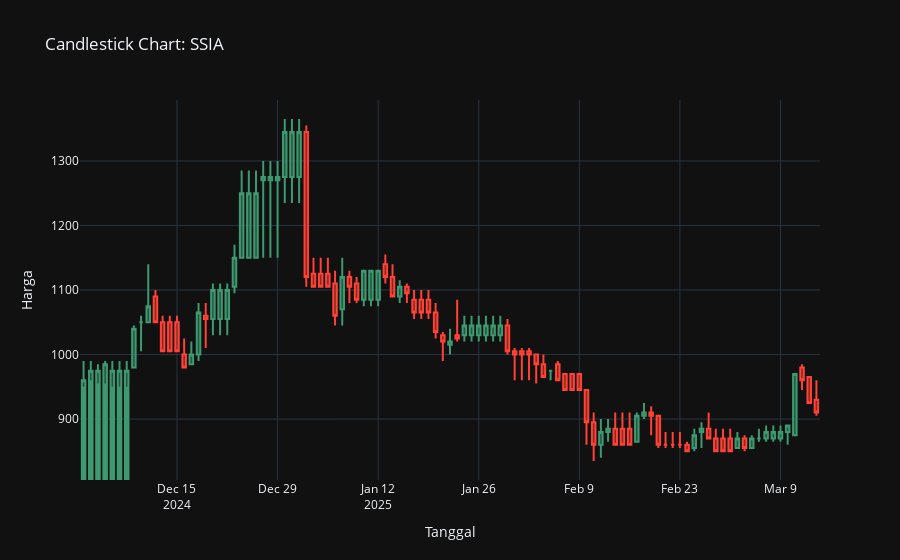
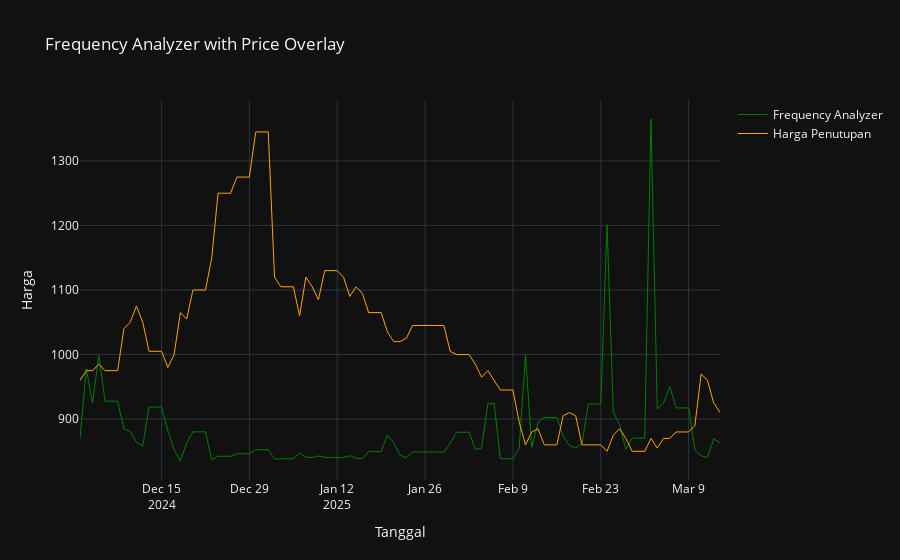

These figures' notebook cell, in order:
### Code cell
import pandas as pd
import glob
import os
import plotly.graph_objects as go

# Path ke folder tempat menyimpan file saham
folder_path = "data saham/"

# Cari semua file Ringkasan Saham di folder
file_list = glob.glob(os.path.join(folder_path, "Ringkasan Saham-*.xlsx"))

if not file_list:
    print("❌ Tidak ditemukan file Ringkasan Saham di folder 'data saham'")
else:
    print(f"📂 Ditemukan {len(file_list)} file saham")

    # Buat list untuk menyimpan semua data
    all_data = []

    # Loop melalui setiap file dan baca datanya
    for file in file_list:
        df = pd.read_excel(file)

        # Ekstrak tanggal dari nama file (format: Ringkasan Saham-YYYYMMDD.xlsx)
        filename = os.path.basename(file)
        date_str = filename.split("-")[-1].split(".")[0]  # Ambil bagian tanggal dari nama file
        df["Tanggal"] = pd.to_datetime(date_str, format="%Y%m%d")  # Konversi ke datetime

        all_data.append(df)

    # Gabungkan semua data menjadi satu DataFrame
    df_all = pd.concat(all_data, ignore_index=True)

    # Pastikan kolom yang dibutuhkan ada
    required_columns = {"Kode Saham", "Open Price", "Tertinggi", "Terendah", "Penutupan", "Volume", "Frekuensi"}
    if not required_columns.issubset(df_all.columns):
        print("⚠️ Struktur kolom tidak sesuai. Pastikan file memiliki kolom:", required_columns)
    else:
        # Pilih kode saham tertentu (misalnya, "SSIA")
        selected_stock = "SSIA"
        df_selected = df_all[df_all["Kode Saham"] == selected_stock].copy()

        if df_selected.empty:
            print(f"⚠️ Tidak ada data untuk kode saham {selected_stock}")
        else:
            # Urutkan data berdasarkan tanggal
            df_selected = df_selected.sort_values(by="Tanggal")

            # **ISI TANGGAL KOSONG** agar grafik tetap kontinu
            full_date_range = pd.date_range(start=df_selected["Tanggal"].min(), end=df_selected["Tanggal"].max())
            df_selected = df_selected.set_index("Tanggal").reindex(full_date_range).reset_index()
            df_selected.rename(columns={"index": "Tanggal"}, inplace=True)

            # **GUNAKAN DATA TERAKHIR UNTUK MENGISI KEKOSONGAN** (forward-fill)
            df_selected.fillna(method="ffill", inplace=True)

            # Hitung indikator Frequency Analyzer
            df_selected["Frequency Analyzer"] = (df_selected["Volume"] / df_selected["Frekuensi"]) ** 3

            # **Sesuaikan range Frequency Analyzer dengan harga saham**
            min_price = df_selected["Terendah"].min()
            max_price = df_selected["Tertinggi"].max()

            min_fa = df_selected["Frequency Analyzer"].min()
            max_fa = df_selected["Frequency Analyzer"].max()

            # Normalisasi Frequency Analyzer agar berada dalam rentang harga saham
            df_selected["Frequency Analyzer Scaled"] = min_price + (
                (df_selected["Frequency Analyzer"] - min_fa) / (max_fa - min_fa) * (max_price - min_price)
            )

            # **Visualisasi Candlestick**
            fig_candlestick = go.Figure()

            fig_candlestick.add_trace(go.Candlestick(
                x=df_selected["Tanggal"],
                open=df_selected["Open Price"],
                high=df_selected["Tertinggi"],
                low=df_selected["Terendah"],
                close=df_selected["Penutupan"],
                name="Candlestick"
            ))

            fig_candlestick.update_layout(
                title=f"Candlestick Chart: {selected_stock}",
                xaxis_title="Tanggal",
                yaxis_title="Harga",
                template="plotly_dark",
                xaxis_rangeslider_visible=False  # Hapus rangeslider agar lebih bersih
            )

            # **Visualisasi Frequency Analyzer dengan Overlay Harga**
            fig_analyzer = go.Figure()

            # Garis Frequency Analyzer (dalam skala harga saham)
            fig_analyzer.add_trace(go.Scatter(
                x=df_selected["Tanggal"],
                y=df_selected["Frequency Analyzer Scaled"],
                mode="lines",
                name="Frequency Analyzer",
                line=dict(color="green", width=1)
            ))

            # Overlay Harga (Harga Penutupan)
            fig_analyzer.add_trace(go.Scatter(
                x=df_selected["Tanggal"],
                y=df_selected["Penutupan"],
                mode="lines",
                name="Harga Penutupan",
                line=dict(color="orange", width=1,)  # Garis putus-putus untuk harga
            ))

            fig_analyzer.update_layout(
                title=f"Frequency Analyzer with Price Overlay",
                xaxis_title="Tanggal",
                yaxis_title="Harga",
                template="plotly_dark"
            )

            # **Tampilkan Chart**
            fig_candlestick.show()
            fig_analyzer.show()
